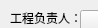
         <widget class="QWidget" name="ConUseBuyRecordPage">
          <property name="geometry">
           <rect>
            <x>0</x>
            <y>0</y>
            <width>98</width>
            <height>28</height>
           </rect>
          </property>
          <attribute name="label">
           <string>1、水泥购进、使用一览表</string>
          </attribute>
          <widget class="QLabel" name="label_2">
           <property name="geometry">
            <rect>
             <x>10</x>
             <y>10</y>
             <width>71</width>
             <height>16</height>
            </rect>
           </property>
           <property name="text">
            <string>工程负责人：</string>
           </property>
          </widget>
          <widget class="QComboBox" name="Project1Manager">
           <property name="geometry">
            <rect>
             <x>80</x>
             <y>10</y>
             <width>69</width>
             <height>22</height>
            </rect>
           </property>
          </widget>
          <widget class="QLabel" name="label_3">
           <property name="geometry">
            <rect>
             <x>200</x>
             <y>10</y>
             <width>51</width>
             <height>16</height>
            </rect>
           </property>
           <property name="text">
            <string>填表人：</string>
           </property>
          </widget>
          <widget class="QComboBox" name="Project1FillSheeter">
           <property name="geometry">
            <rect>
             <x>250</x>
             <y>10</y>
             <width>69</width>
             <height>22</height>
            </rect>
           </property>
          </widget>
         </widget>
